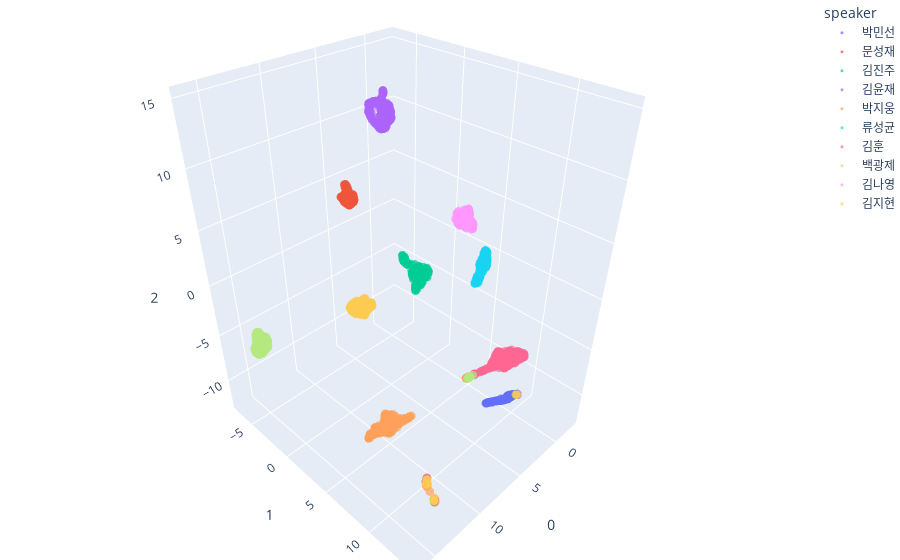

Notebook code for this chart:
### Code cell
fig_3d = px.scatter_3d(
    proj_3d, x=0, y=1, z=2,
    color=df.speaker, labels={'color': 'speaker'}, opacity=0.7)
fig_3d.update_traces(marker_size=3)
fig_3d.update_layout(margin=dict(l=0, r=0, b=0, t=0))  # fig_3d.show()

#plotly_chart(fig_3d, user_container_width=True)
#plotly_chart(fig_3d, user_container_width=True)

### Figure 1 — Plotly figure (JSON) as saved in the notebook; plotly's stock layout.template omitted (floating-point values rounded to 4 significant figures; data arrays with more than 128 entries replaced by an {"elided": "..."} marker saying what was removed)
{"data": [{"hovertemplate": "speaker=박민선<br>0=%{x}<br>1=%{y}<br>2=%{z}<extra></extra>", "legendgroup": "박민선", "marker": {"color": "#636efa", "opacity": 0.7, "size": 3, "symbol": "circle"}, "mode": "markers", "name": "박민선", "scene": "scene", "showlegend": true, "type": "scatter3d", "x": {"elided": "151 float values"}, "y": {"elided": "151 float values"}, "z": {"elided": "151 float values"}}, {"hovertemplate": "speaker=문성재<br>0=%{x}<br>1=%{y}<br>2=%{z}<extra></extra>", "legendgroup": "문성재", "marker": {"color": "#EF553B", "opacity": 0.7, "size": 3, "symbol": "circle"}, "mode": "markers", "name": "문성재", "scene": "scene", "showlegend": true, "type": "scatter3d", "x": {"elided": "140 float values"}, "y": {"elided": "140 float values"}, "z": {"elided": "140 float values"}}, {"hovertemplate": "speaker=김진주<br>0=%{x}<br>1=%{y}<br>2=%{z}<extra></extra>", "legendgroup": "김진주", "marker": {"color": "#00cc96", "opacity": 0.7, "size": 3, "symbol": "circle"}, "mode": "markers", "name": "김진주", "scene": "scene", "showlegend": true, "type": "scatter3d", "x": {"elided": "151 float values"}, "y": {"elided": "151 float values"}, "z": {"elided": "151 float values"}}, {"hovertemplate": "speaker=김윤재<br>0=%{x}<br>1=%{y}<br>2=%{z}<extra></extra>", "legendgroup": "김윤재", "marker": {"color": "#ab63fa", "opacity": 0.7, "size": 3, "symbol": "circle"}, "mode": "markers", "name": "김윤재", "scene": "scene", "showlegend": true, "type": "scatter3d", "x": {"elided": "152 float values"}, "y": {"elided": "152 float values"}, "z": {"elided": "152 float values"}}, {"hovertemplate": "speaker=박지웅<br>0=%{x}<br>1=%{y}<br>2=%{z}<extra></extra>", "legendgroup": "박지웅", "marker": {"color": "#FFA15A", "opacity": 0.7, "size": 3, "symbol": "circle"}, "mode": "markers", "name": "박지웅", "scene": "scene", "showlegend": true, "type": "scatter3d", "x": {"elided": "186 float values"}, "y": {"elided": "186 float values"}, "z": {"elided": "186 float values"}}, {"hovertemplate": "speaker=류성균<br>0=%{x}<br>1=%{y}<br>2=%{z}<extra></extra>", "legendgroup": "류성균", "marker": {"color": "#19d3f3", "opacity": 0.7, "size": 3, "symbol": "circle"}, "mode": "markers", "name": "류성균", "scene": "scene", "showlegend": true, "type": "scatter3d", "x": {"elided": "157 float values"}, "y": {"elided": "157 float values"}, "z": {"elided": "157 float values"}}, {"hovertemplate": "speaker=김훈<br>0=%{x}<br>1=%{y}<br>2=%{z}<extra></extra>", "legendgroup": "김훈", "marker": {"color": "#FF6692", "opacity": 0.7, "size": 3, "symbol": "circle"}, "mode": "markers", "name": "김훈", "scene": "scene", "showlegend": true, "type": "scatter3d", "x": {"elided": "183 float values"}, "y": {"elided": "183 float values"}, "z": {"elided": "183 float values"}}, {"hovertemplate": "speaker=백광제<br>0=%{x}<br>1=%{y}<br>2=%{z}<extra></extra>", "legendgroup": "백광제", "marker": {"color": "#B6E880", "opacity": 0.7, "size": 3, "symbol": "circle"}, "mode": "markers", "name": "백광제", "scene": "scene", "showlegend": true, "type": "scatter3d", "x": {"elided": "157 float values"}, "y": {"elided": "157 float values"}, "z": {"elided": "157 float values"}}, {"hovertemplate": "speaker=김나영<br>0=%{x}<br>1=%{y}<br>2=%{z}<extra></extra>", "legendgroup": "김나영", "marker": {"color": "#FF97FF", "opacity": 0.7, "size": 3, "symbol": "circle"}, "mode": "markers", "name": "김나영", "scene": "scene", "showlegend": true, "type": "scatter3d", "x": {"elided": "152 float values"}, "y": {"elided": "152 float values"}, "z": {"elided": "152 float values"}}, {"hovertemplate": "speaker=김지현<br>0=%{x}<br>1=%{y}<br>2=%{z}<extra></extra>", "legendgroup": "김지현", "marker": {"color": "#FECB52", "opacity": 0.7, "size": 3, "symbol": "circle"}, "mode": "markers", "name": "김지현", "scene": "scene", "showlegend": true, "type": "scatter3d", "x": {"elided": "161 float values"}, "y": {"elided": "161 float values"}, "z": {"elided": "161 float values"}}], "layout": {"legend": {"title": {"text": "speaker"}, "tracegroupgap": 0}, "margin": {"b": 0, "l": 0, "r": 0, "t": 0}, "scene": {"domain": {"x": [0, 1], "y": [0, 1]}, "xaxis": {"title": {"text": "0"}}, "yaxis": {"title": {"text": "1"}}, "zaxis": {"title": {"text": "2"}}}}}
